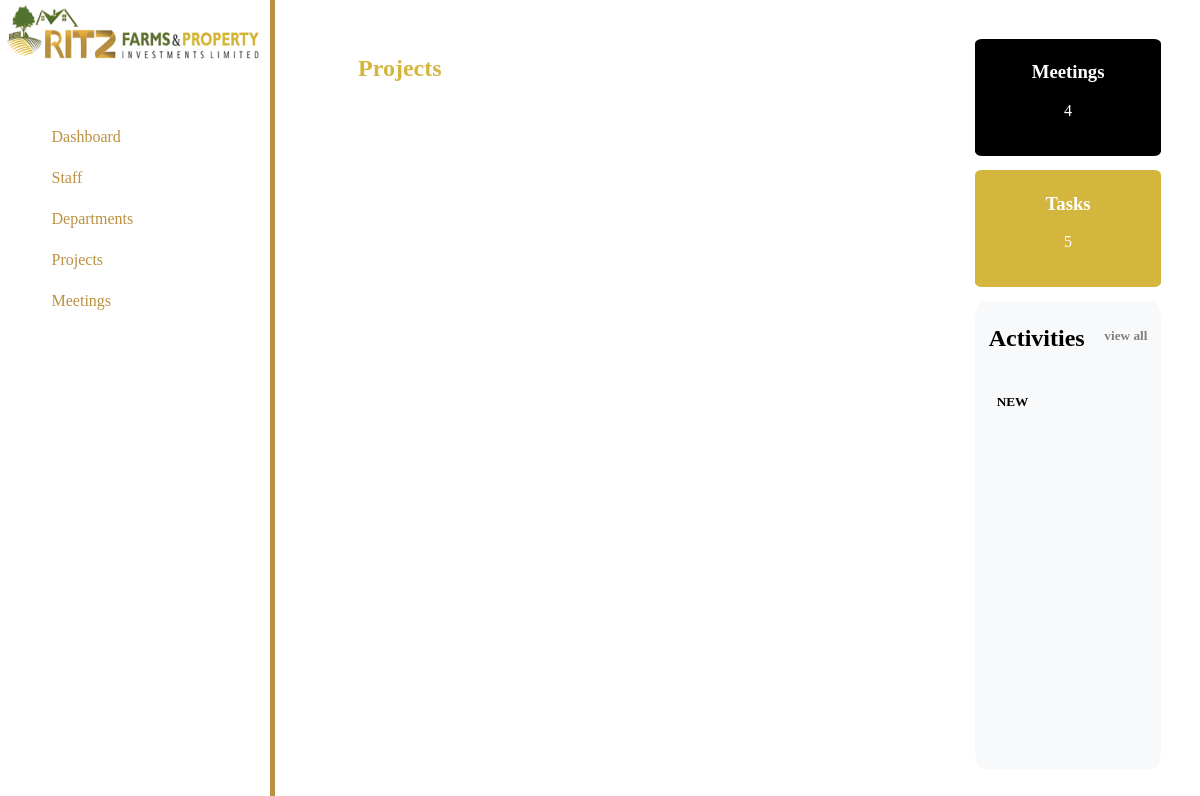
The page /projects/ on the database as committed earlier.
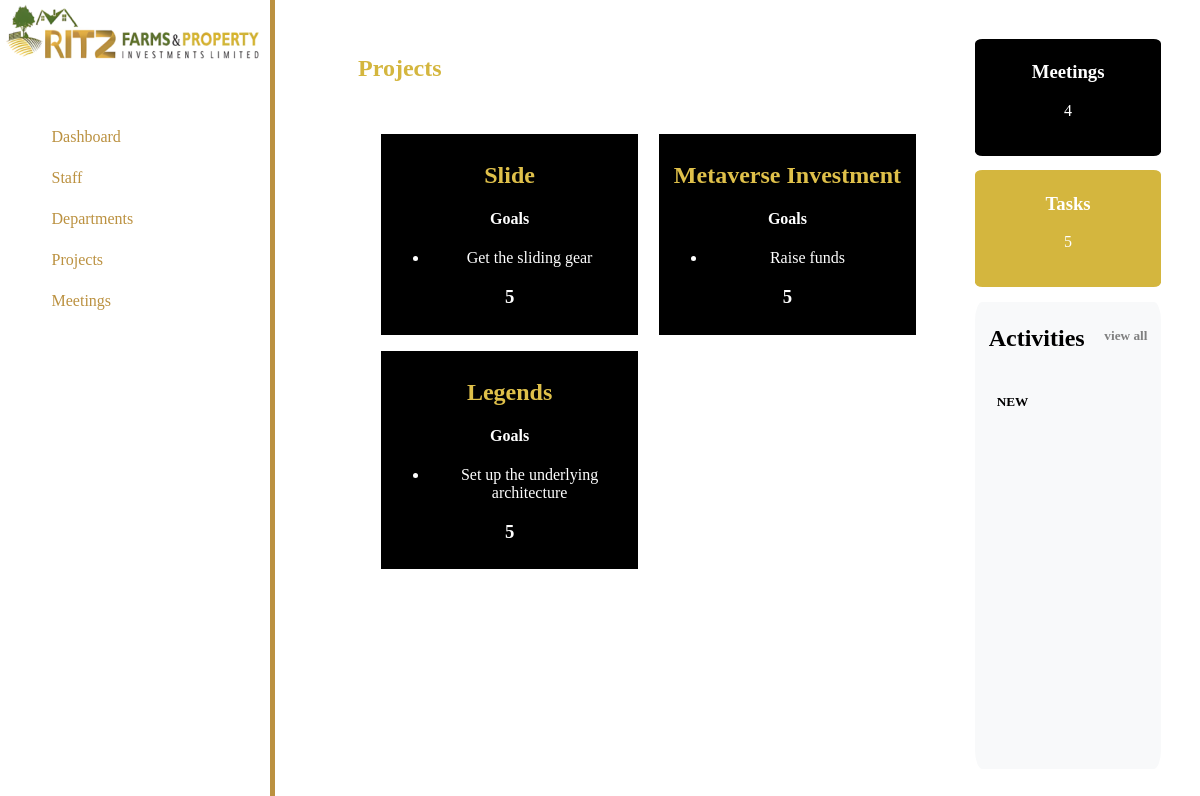
The same page on the database as committed later.
### home/models.py (models this page shows, shortened)
class Project(models.Model):
    title = models.CharField(max_length=120)
    manager = models.ManyToManyField(Employee, blank=True)
    members = models.ManyToManyField(Employee, related_name="project_members")
    goals = models.ManyToManyField(Goal, related_name="project_Goals")
    files = models.ManyToManyField("ProjectFile", related_name="project_Files")
    start_date = models.DateTimeField()
    finish_date = models.DateTimeField()

class Goal(models.Model):
    name = models.CharField(max_length=50)
    accomplished = models.BooleanField(default=False)
    def __str__(self):
        return self.name

### home/views.py (the view)
# urls.py: path("projects/", projects_view, name="projects"),
def projects_view(request):
    projects = Project.objects.all()
    context = {
        'projects':projects,
    }
    return render(request, 'home/projects.html', context)

### templates/home/projects.html
{% extends "home/base.html" %} {% load static %} {% block content %}
<div>
    <h2>
        Projects
    </h2>
</div>
<div class="projects">
    {% for project in projects %}
    <div class="project">
        <h2>{{project.title}}</h2>
        <h4>Goals</h4>
        <ul>
            {% for goal in project.goals.all %}
            <li>{{ goal }}</li>
                {% endfor %}
        </ul>
        <h3>5</h3>
      </div>
    {% endfor %}
</div>
{% endblock content %}

Rows that differ between the two databases and show on the page:
added Project: title "Slide"
added Goal: name "Get the sliding gear", shown under "Slide"
added Project: title "Metaverse Investment"
added Goal: name "Raise funds", shown under "Metaverse Investment"
added Project: title "Legends"
added Goal: name "Set up the underlying architecture", shown under "Legends"
